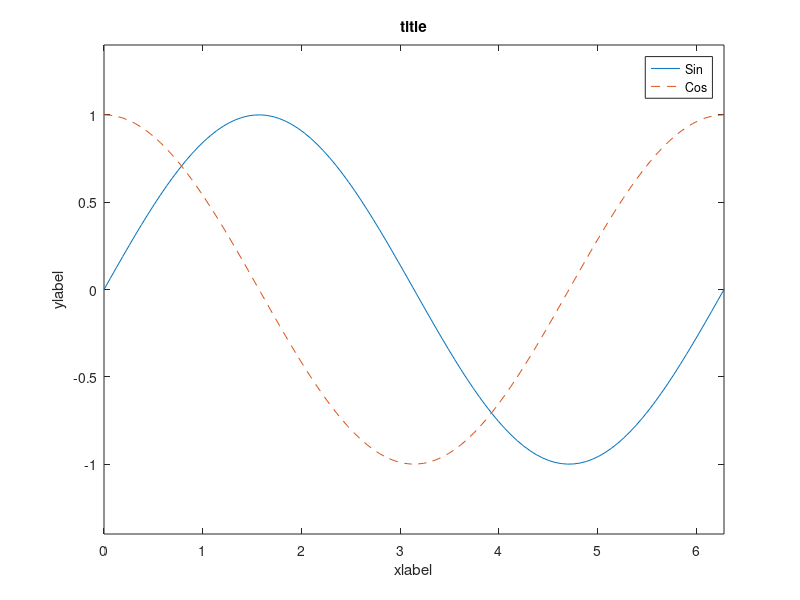

Recreate this plot in MATLAB.
 

   t = linspace(0,2*pi,100); %intialize time between 0 and 2pi, 100 pieces
   
   figure; %instantiate a figure
   
   plot(t,sin(t)); %plot t sin(t) vs t
   hold on;         %hold it at hand
   
   plot(t,cos(t),'--');     %plot cos(t) vs t with desired assets
   xlabel('xlabel');        %label x axis
   ylabel('ylabel');        %label y axis
   title('title');          %title
   legend('Sin','Cos')      %the legend
   
   xlim([0 2*pi]);          %adjsut x and y axis's so that it look nicer
   ylim([-1.4 1.4]);
